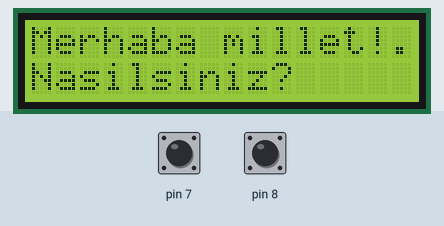
A sketch run on a simulated Arduino Uno, built with avr-gcc and run on an emulated ATmega328P. Parts: 16×2 character LCD. The test bench sets the inputs (shaded band); at power-on: pin 7 HIGH, pin 8 HIGH.

Above: at 1.2 s.
1.3 s: pin 7 pulled LOW for 1 s
At 2.5 s:
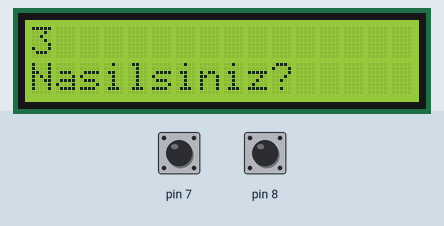
3.8 s: pin 7 pulled LOW for 0.15 s
At 4.8 s:
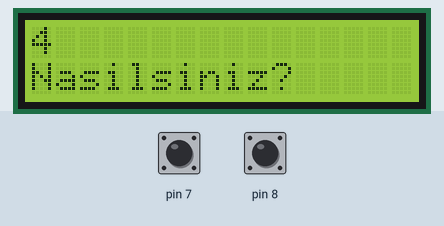
Timing chart, 0 to 6.8 s (numbered marks = the images above; inputs shaded):
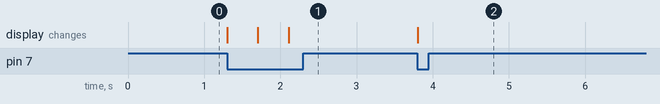

Measured:
- after the input at 1.3 s, the display: first changes at once (image 1 shows a later state)
- after the input at 3.8 s, the display: changes at once (image 2)

The sketch:

lcd_3.ino
```cpp
#include <LiquidCrystal.h>
const int rs = 12, en = 11, d4 = 5, d5 = 4, d6 = 3, d7 = 2;
LiquidCrystal lcd(rs, en, d4, d5, d6, d7);

int sayac = 0;

void setup() {
  // put your setup code here, to run once:
  lcd.begin(16, 2);  //16 sutun 2 satırlık
  //lcd.print("1234567891123456789212345678931234567894");
  //lcd.print("123456789112345678921234567AAAAAAAAAAAAAAA");
  lcd.print("Merhaba millet!.");
  lcd.setCursor(0, 1);
  lcd.print("Nasilsiniz?");

  pinMode(7, INPUT_PULLUP);
  pinMode(8, INPUT_PULLUP);
}

void loop() {
  // put your main code here, to run repeatedly:

  int btnDeger = digitalRead(7);
  if (btnDeger == 0)  //PULLUP olduğu için basılınca 0 değeri okunur
  {
    sayac++;
    sil(0,0,16);
    lcd.setCursor(0, 0);
    lcd.print(sayac);
    delay(400);
  }
  int btnDeger2 = digitalRead(8);
  if (btnDeger2 == 0) {
    sayac = 0;
  }
}

void silSatir(int satirIndex) {
  lcd.setCursor(0, satirIndex);
  lcd.print("                ");
}

void sil(int sutunIndex, int satirIndex, int uzunluk) {
  lcd.setCursor(sutunIndex, satirIndex);
  for (int i = 0; i < uzunluk; i++)
    lcd.print(" ");
}
```
